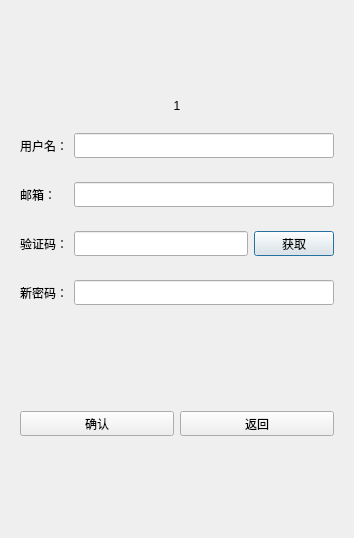
<?xml version="1.0" encoding="UTF-8"?>
<ui version="4.0">
 <class>ResetDialog</class>
 <widget class="QDialog" name="ResetDialog">
  <property name="geometry">
   <rect>
    <x>0</x>
    <y>0</y>
    <width>354</width>
    <height>538</height>
   </rect>
  </property>
  <property name="windowTitle">
   <string>Dialog</string>
  </property>
  <layout class="QVBoxLayout" name="verticalLayout">
   <item>
    <spacer name="verticalSpacer">
     <property name="orientation">
      <enum>Qt::Vertical</enum>
     </property>
     <property name="sizeHint" stdset="0">
      <size>
       <width>20</width>
       <height>40</height>
      </size>
     </property>
    </spacer>
   </item>
   <item>
    <widget class="QLabel" name="m_err_tip">
     <property name="minimumSize">
      <size>
       <width>0</width>
       <height>25</height>
      </size>
     </property>
     <property name="maximumSize">
      <size>
       <width>16777215</width>
       <height>25</height>
      </size>
     </property>
     <property name="text">
      <string>1</string>
     </property>
     <property name="alignment">
      <set>Qt::AlignCenter</set>
     </property>
    </widget>
   </item>
   <item>
    <widget class="QWidget" name="widget" native="true">
     <layout class="QHBoxLayout" name="horizontalLayout">
      <item>
       <widget class="QLabel" name="m_user_lb">
        <property name="minimumSize">
         <size>
          <width>0</width>
          <height>25</height>
         </size>
        </property>
        <property name="maximumSize">
         <size>
          <width>16777215</width>
          <height>25</height>
         </size>
        </property>
        <property name="text">
         <string>用户名：</string>
        </property>
       </widget>
      </item>
      <item>
       <widget class="QLineEdit" name="m_user_edit">
        <property name="minimumSize">
         <size>
          <width>0</width>
          <height>25</height>
         </size>
        </property>
        <property name="maximumSize">
         <size>
          <width>16777215</width>
          <height>25</height>
         </size>
        </property>
       </widget>
      </item>
     </layout>
    </widget>
   </item>
   <item>
    <widget class="QWidget" name="widget_2" native="true">
     <layout class="QHBoxLayout" name="horizontalLayout_2">
      <item>
       <widget class="QLabel" name="m_email_lb">
        <property name="minimumSize">
         <size>
          <width>48</width>
          <height>25</height>
         </size>
        </property>
        <property name="maximumSize">
         <size>
          <width>48</width>
          <height>25</height>
         </size>
        </property>
        <property name="text">
         <string>邮箱：</string>
        </property>
       </widget>
      </item>
      <item>
       <widget class="QLineEdit" name="m_email_edit">
        <property name="minimumSize">
         <size>
          <width>0</width>
          <height>25</height>
         </size>
        </property>
        <property name="maximumSize">
         <size>
          <width>16777215</width>
          <height>25</height>
         </size>
        </property>
       </widget>
      </item>
     </layout>
    </widget>
   </item>
   <item>
    <widget class="QWidget" name="widget_3" native="true">
     <layout class="QHBoxLayout" name="horizontalLayout_3">
      <item>
       <widget class="QLabel" name="m_varify_lb">
        <property name="minimumSize">
         <size>
          <width>0</width>
          <height>25</height>
         </size>
        </property>
        <property name="maximumSize">
         <size>
          <width>16777215</width>
          <height>25</height>
         </size>
        </property>
        <property name="text">
         <string>验证码：</string>
        </property>
       </widget>
      </item>
      <item>
       <widget class="QLineEdit" name="m_varify_edit">
        <property name="minimumSize">
         <size>
          <width>0</width>
          <height>25</height>
         </size>
        </property>
        <property name="maximumSize">
         <size>
          <width>16777215</width>
          <height>25</height>
         </size>
        </property>
       </widget>
      </item>
      <item>
       <widget class="CTimerBtn" name="m_varify_btn">
        <property name="minimumSize">
         <size>
          <width>0</width>
          <height>25</height>
         </size>
        </property>
        <property name="maximumSize">
         <size>
          <width>16777215</width>
          <height>25</height>
         </size>
        </property>
        <property name="text">
         <string>获取</string>
        </property>
       </widget>
      </item>
     </layout>
    </widget>
   </item>
   <item>
    <widget class="QWidget" name="widget_4" native="true">
     <layout class="QHBoxLayout" name="horizontalLayout_4">
      <item>
       <widget class="QLabel" name="m_pwd_lb">
        <property name="minimumSize">
         <size>
          <width>0</width>
          <height>25</height>
         </size>
        </property>
        <property name="maximumSize">
         <size>
          <width>16777215</width>
          <height>25</height>
         </size>
        </property>
        <property name="text">
         <string>新密码：</string>
        </property>
       </widget>
      </item>
      <item>
       <widget class="QLineEdit" name="m_pwd_edit">
        <property name="minimumSize">
         <size>
          <width>0</width>
          <height>25</height>
         </size>
        </property>
        <property name="maximumSize">
         <size>
          <width>16777215</width>
          <height>25</height>
         </size>
        </property>
       </widget>
      </item>
     </layout>
    </widget>
   </item>
   <item>
    <spacer name="verticalSpacer_2">
     <property name="orientation">
      <enum>Qt::Vertical</enum>
     </property>
     <property name="sizeHint" stdset="0">
      <size>
       <width>20</width>
       <height>40</height>
      </size>
     </property>
    </spacer>
   </item>
   <item>
    <widget class="QWidget" name="widget_5" native="true">
     <layout class="QHBoxLayout" name="horizontalLayout_5">
      <item>
       <widget class="QPushButton" name="m_sure_btn">
        <property name="minimumSize">
         <size>
          <width>0</width>
          <height>25</height>
         </size>
        </property>
        <property name="maximumSize">
         <size>
          <width>16777215</width>
          <height>25</height>
         </size>
        </property>
        <property name="text">
         <string>确认</string>
        </property>
       </widget>
      </item>
      <item>
       <widget class="QPushButton" name="m_return_btn">
        <property name="minimumSize">
         <size>
          <width>0</width>
          <height>25</height>
         </size>
        </property>
        <property name="maximumSize">
         <size>
          <width>16777215</width>
          <height>25</height>
         </size>
        </property>
        <property name="text">
         <string>返回</string>
        </property>
       </widget>
      </item>
     </layout>
    </widget>
   </item>
   <item>
    <spacer name="verticalSpacer_3">
     <property name="orientation">
      <enum>Qt::Vertical</enum>
     </property>
     <property name="sizeHint" stdset="0">
      <size>
       <width>20</width>
       <height>40</height>
      </size>
     </property>
    </spacer>
   </item>
  </layout>
 </widget>
 <customwidgets>
  <customwidget>
   <class>CTimerBtn</class>
   <extends>QPushButton</extends>
   <header location="global">ctimerbtn.h</header>
  </customwidget>
 </customwidgets>
 <resources/>
 <connections/>
</ui>
